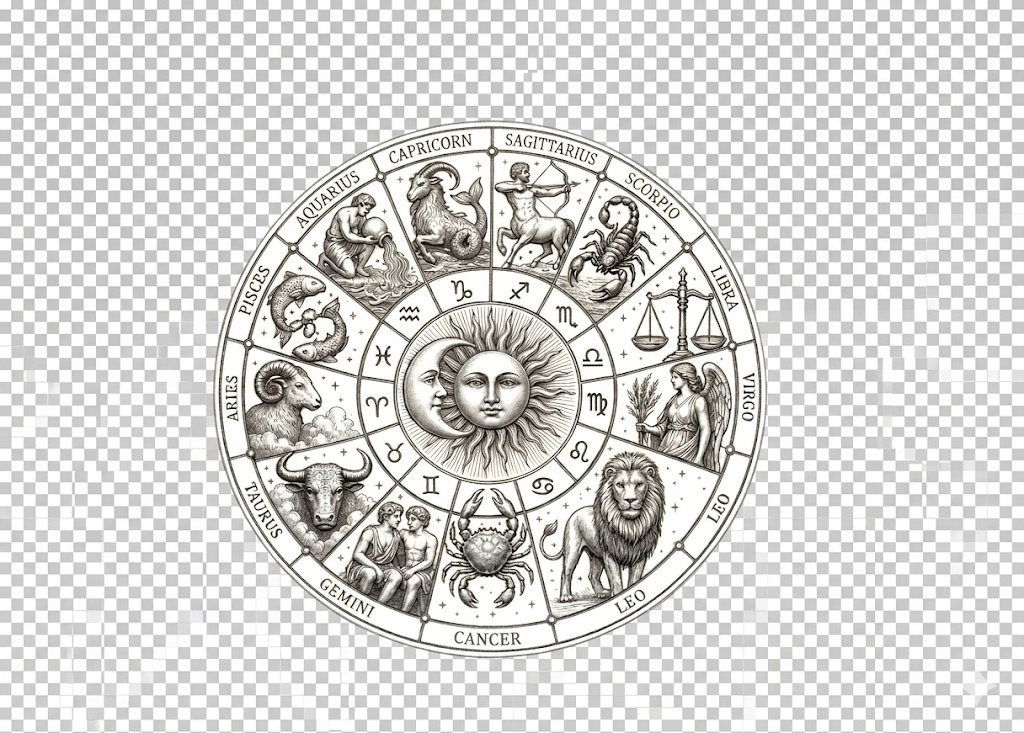
#> input picture src/assets/auth-zodiac-wheel-source.png, 1024 x 733 px
$ python transparent-zodiac.py
#> lines starting #> are read from the running program, lines starting #| are printed output that depends on the picture
"""Remove checkerboard — preserve full wheel, no edge clipping."""
from pathlib import Path
from PIL import Image

SRC = Path(__file__).resolve().parents[1] / "src" / "assets" / "auth-zodiac-wheel-source.png"
OUT = Path(__file__).resolve().parents[1] / "src" / "assets" / "auth-zodiac-wheel.png"


def main() -> None:
    im = Image.open(SRC).convert("RGBA")
    w, h = im.size
#> w = 1024; h = 733
    px = im.load()

    for y in range(h):
        for x in range(w):
            r, g, b, _ = px[x, y]
            lum = 0.299 * r + 0.587 * g + 0.114 * b

            # Only remove light checkerboard / white — never clip by circle
            if lum >= 176:
                px[x, y] = (0, 0, 0, 0)
            else:
                alpha = int(min(255, max(0, (255 - lum) * 1.15)))
                if alpha < 8:
                    px[x, y] = (0, 0, 0, 0)
                else:
                    px[x, y] = (20, 20, 24, alpha)

    bbox = im.getbbox()
#> bbox = (213, 120, 767, 658)
    if bbox:
        pad = 28
        bbox = (
            max(0, bbox[0] - pad),
            max(0, bbox[1] - pad),
            min(w, bbox[2] + pad),
            min(h, bbox[3] + pad),
        )
#> bbox = (185, 92, 795, 686)
        im = im.crop(bbox)
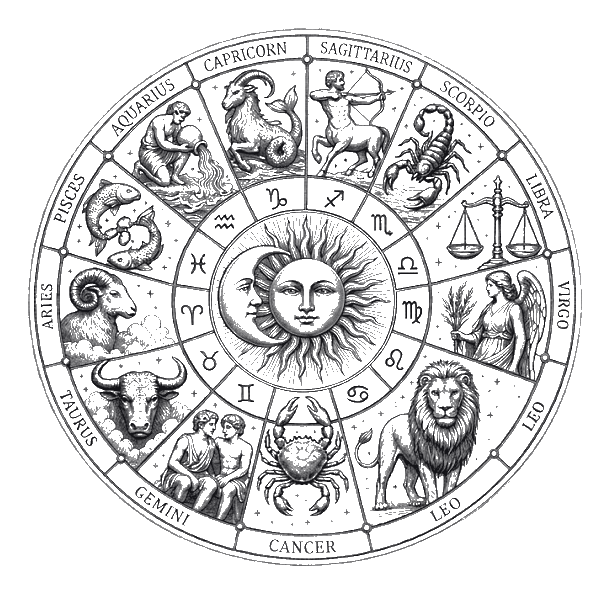
#> im: PIL image 610x594 RGBA; mean R, G, B, A 4.9, 4.9, 5.8, 40.2; transparent parts drawn white

    im.save(OUT, "PNG", optimize=True)
    print(f"Saved {OUT} ({im.size[0]}x{im.size[1]})")
#| Saved src/assets/auth-zodiac-wheel.png (610x594)


if __name__ == "__main__":
    main()

$ run again, with src/assets/auth-reference.png copied over src/assets/auth-zodiac-wheel-source.png
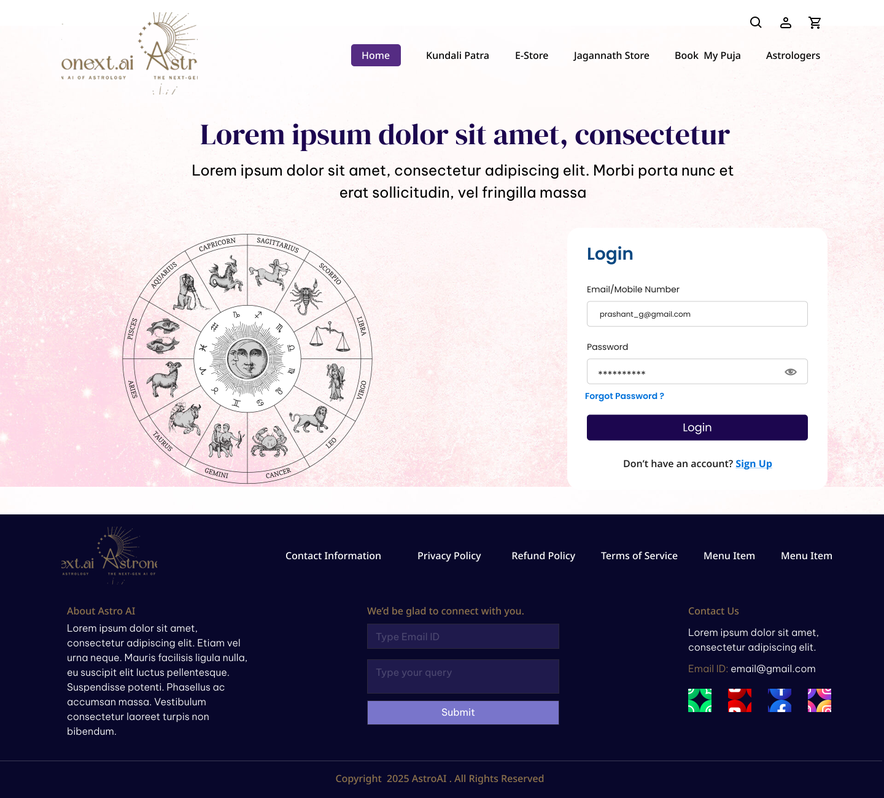
#> input picture src/assets/auth-reference.png, 884 x 798 px, shrunk from 1440 x 1300 before the run
#> in main, `bbox = im.getbbox()`: bbox = (0, 16, 884, 798)
#> in main, `bbox = ( max(0, bbox[0] - pad), max(0, bbox[1] - pad), min(w, bbox[2] ..`: bbox = (0, 0, 884, 798)
#> in main, `im = im.crop(bbox)`:
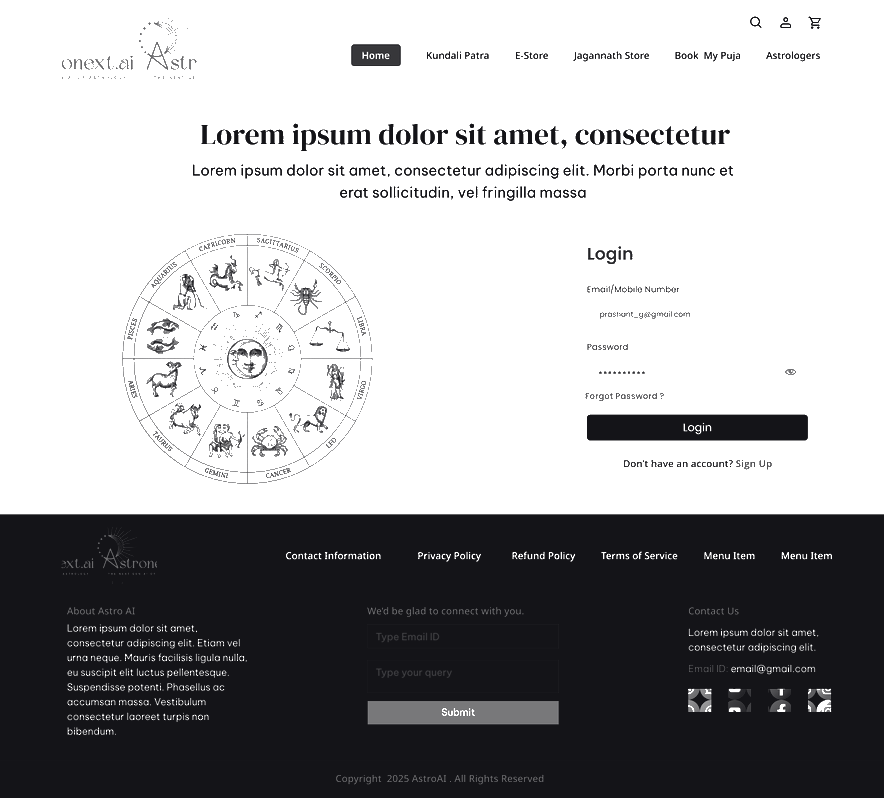
#> im: PIL image 884x798 RGBA; mean R, G, B, A 7.8, 7.8, 9.4, 95; transparent parts drawn white
#| Saved src/assets/auth-zodiac-wheel.png (884x798)

$ run again, with src/assets/auth-zodiac-wheel-candidate.png copied over src/assets/auth-zodiac-wheel-source.png
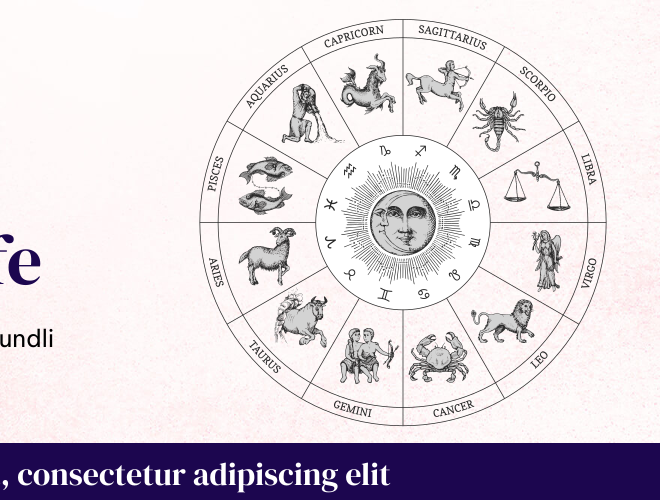
#> input picture src/assets/auth-zodiac-wheel-candidate.png, 660 x 500 px
#> in main, `bbox = im.getbbox()`: bbox = (0, 19, 660, 500)
#> in main, `bbox = ( max(0, bbox[0] - pad), max(0, bbox[1] - pad), min(w, bbox[2] ..`: bbox = (0, 0, 660, 500)
#> in main, `im = im.crop(bbox)`:
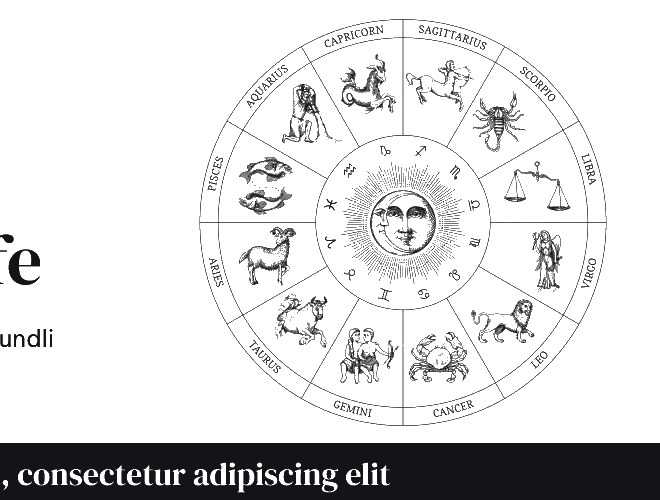
#> im: PIL image 660x500 RGBA; mean R, G, B, A 3.4, 3.4, 4.1, 37.3; transparent parts drawn white
#| Saved src/assets/auth-zodiac-wheel.png (660x500)
